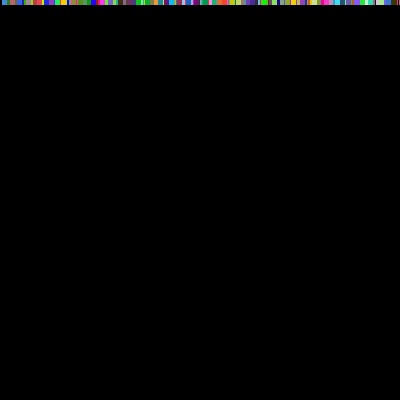
Frame 1 (no input)
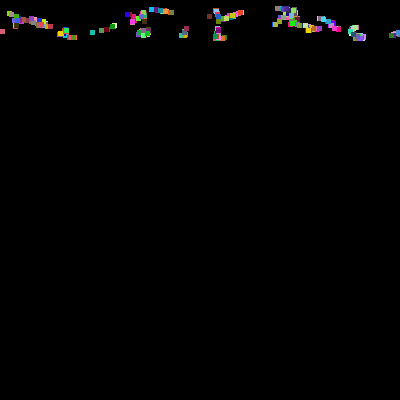
Frame 60 (the mouse pressed at the canvas centre just before this capture)
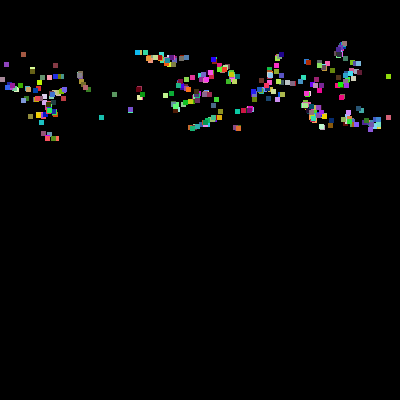
Frame 120 (the mouse held since frame 60 and released just before this capture)

The Processing sketch that drew these frames (run headless with seeded random() and noise(); from frame 60 on, the mouse is pressed at the canvas centre):

// Processing sketch: smoke
// ── smoke.pde
int rows = 40, cols = 40;
int w = 400, h = 400;

Vector[][] grid = new Vector[rows][cols];

int numparticles = 500;
Particle[] particles = new Particle[numparticles];

void setup(){
  size(400, 400);
 frameRate(30); 
 for(int i = 0; i < rows; i++){
    for(int j = 0; j < cols; j++){
       grid[i][j] = new Vector(random(1.0)*PI); 
    }
 }
 
 for(int i = 0; i< numparticles; i++){
   particles[i] = new Particle(color(random(255), random(255), random(255)), random(w), 0);
 }
}

class Vector{
  float x, y;
  Vector(float phi){
     x = cos(phi);
     y = sin(phi);
  }
}

class Particle{
 float posX, posY; 
 float speedX, speedY;
 color col;
 
 Particle(color c, float nx, float ny){
    posX = nx;
    posY = ny;
    col = c;
    speedX = speedY = 0;
 }
}

void draw(){
  background(0);
  loadPixels();
   for(int i = 0; i< numparticles; i++){
      int x = (int)(particles[i].posX/w * cols);
      int y = (int)(particles[i].posY/h * rows);
      
      Vector v = grid[y][x];
      
      particles[i].speedX += v.x*0.02;
      particles[i].speedY += v.y*0.02;
      particles[i].posX += particles[i].speedX;
      particles[i].posY += particles[i].speedY;
      if(particles[i].posX >= w){
       particles[i].posX -= w; 
      }
      if(particles[i].posY >= h){
       particles[i].posY -= h; 
       particles[i].speedY = 0;
      }
      if(particles[i].posX<0){
       particles[i].posX += w; 
      }
      if(particles[i].posY<0 ){
       particles[i].posY += h; 
      }
      
        /*pixels[((int)particles[i].posY*w) + (int)particles[i].posX] = particles[i].col;
        pixels[((int)particles[i].posY*w) + (int)particles[i].posX] = particles[i].col;
        pixels[((int)particles[i].posY*w) + (int)particles[i].posX] = particles[i].col;
        pixels[((int)particles[i].posY*w) + (int)particles[i].posX] = particles[i].col;*/
      stroke(particles[i].col);
      fill(particles[i].col);
      rect((int)particles[i].posX, (int)particles[i].posY, 4, 4);
   }
   //updatePixels();
}
